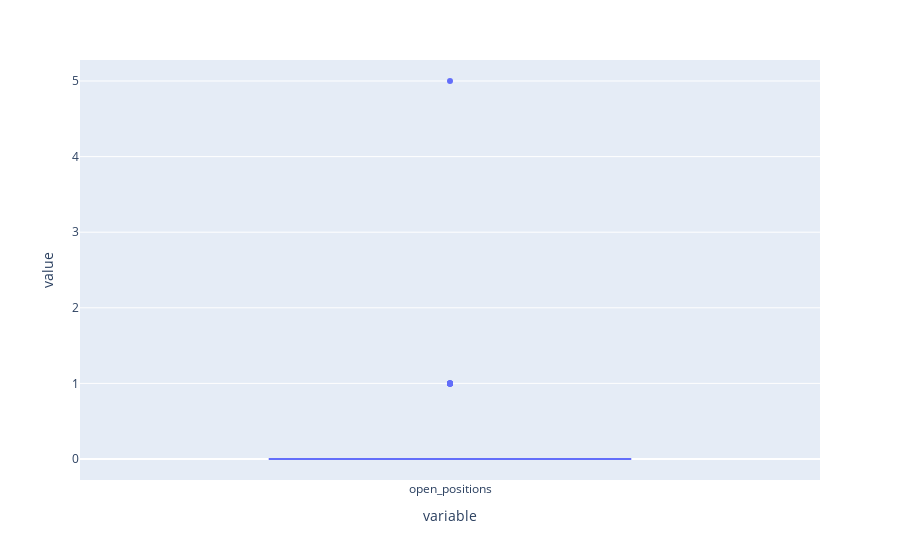

The notebook cell this image was saved under:
### Code cell
bplt = df[['Salary', 'exper', 'total_positions', 'open_positions']]
fig = px.box(df['open_positions'])
fig.show()

### Figure 1 — Plotly figure (JSON) as saved in the notebook; plotly's stock layout.template omitted (floating-point values rounded to 4 significant figures; data arrays with more than 128 entries replaced by an {"elided": "..."} marker saying what was removed)
{"data": [{"alignmentgroup": "True", "hovertemplate": "variable=%{x}<br>value=%{y}<extra></extra>", "legendgroup": "", "marker": {"color": "#636efa"}, "name": "", "notched": false, "offsetgroup": "", "orientation": "v", "showlegend": false, "type": "box", "x": {"elided": "702 str values"}, "x0": " ", "xaxis": "x", "y": {"elided": "702 int values"}, "y0": " ", "yaxis": "y"}], "layout": {"boxmode": "group", "legend": {"tracegroupgap": 0}, "margin": {"t": 60}, "xaxis": {"anchor": "y", "domain": [0, 1], "title": {"text": "variable"}}, "yaxis": {"anchor": "x", "domain": [0, 1], "title": {"text": "value"}}}}
